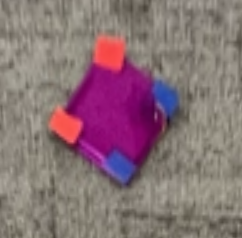
#> input picture corner_detection/warped_images/northwest.png, 242 x 238 px, found by its file name
$ python video_stream_crop.py
#> lines starting #> are read from the running program, lines starting #| are printed output that depends on the picture; pictures that were not available may be replaced by others from this repository, and a replacement may not be noted
### image_flattening/warp.py
import cv2
import numpy as np

WIDTH = 1200
HEIGHT = 1200

def read_matrix():
    return np.loadtxt("matrix.txt", dtype = float)

# PARAMETRIZE THIS: READ INTO VIDEO_STREAM_CROP
def warp(source, width, height):
    source = cv2.resize(source, (width, height), interpolation = cv2.INTER_AREA)
    matrix = read_matrix()
    return cv2.warpPerspective(source, np.array(matrix), (width, height))

src = cv2.imread('northwest.PNG')
#> src is the input picture: shape (238, 242, 3); mean B, G, R 118.5, 113.2, 137.4
warped_image = warp(src, WIDTH, HEIGHT)
#> in warp, `return cv2.warpPerspective(source, np.array(matrix), (width, height))`:
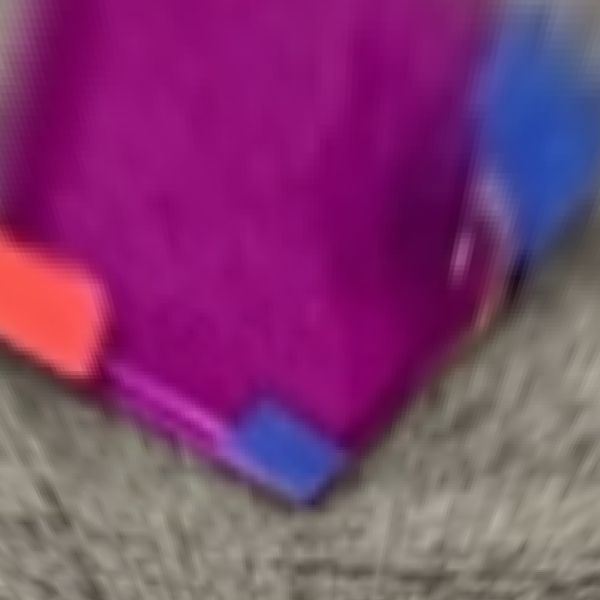
#> returned value: shape (1200, 1200, 3) (shown at 1/2 size); mean of channels 0, 1, 2 112.9, 60.8, 127.4; drawn as B, G, R
cv2.imshow("Warped Image", warped_image)
cv2.waitKey(0)
cv2.destroyAllWindows()
cv2.imwrite('warped_northwest.png', warped_image)

### image_flattening/video_stream_crop.py
import datetime
import os
import cv2
from warp import warp
import time

# Takes a 'video_path' to a video, warps it by the homography matrix specified in 'warp.py', then
# writes it to a valid 'output_path'.

countFolder = 0

def process_battlefield_to_video(video_path, output_path):
    # Open the video file
    cap = cv2.VideoCapture(video_path)

    if not cap.isOpened():
        print("Error opening video file")
        return

    # Get the video properties
    fps = int(cap.get(cv2.CAP_PROP_FPS))
    frame_width = int(cap.get(cv2.CAP_PROP_FRAME_WIDTH))
    frame_height = int(cap.get(cv2.CAP_PROP_FRAME_HEIGHT))

    # Create a VideoWriter object to save the output video
    fourcc = cv2.VideoWriter_fourcc(*'mp4v')  # Codec for mp4
    out = cv2.VideoWriter(output_path, fourcc, fps, (600, 600))  # Output size is 600x600

    # Iterate through the video frames
    while True:
        # ret: True if cap.read() successfully reads a frame, False otherwise
        ret, frame = cap.read()

        if not ret:
            break  # End of video

        # Apply the warp function to the frame
        warped_frame = warp(frame, 600, 600)

        # Write the warped frame to the output video
        out.write(warped_frame)

    # Release video objects
    cap.release()
    out.release()

# Takes a 'video_path' to a video, warps it by the homography matrix specified in 'warp.py', then
# writes it to a valid output folder. Records at 'fps' frames per second (roughly), so as to not
# save thousands of images from a single match.
def process_battlefield_to_images(video_path, target_fps=0):
    # Open the video file
#> called with video_path = 'test.mp4', target_fps = 10
    cap = cv2.VideoCapture(video_path)

    if not cap.isOpened():
        print("Error opening video file")
        return

    fps = int(cap.get(cv2.CAP_PROP_FPS))
    if target_fps > 0 and target_fps < fps:
        coeff = fps // target_fps
    else:
        coeff = 1
    myDirectory = os.path.join(os.getcwd(), 'image_flattening')
    # CREATE A NEW FOLDER BASED ON THE PREVIOUS FOLDER COUNT
    global countFolder, imgList
    while os.path.exists(os.path.join(myDirectory,f'IMG{str(countFolder)}')):
        countFolder += 1
    newPath = myDirectory +"/IMG"+str(countFolder)
    os.makedirs(newPath)
    # Iterate through the video frames
    i = 0
    while True:
        # ret: True if cap.read() successfully reads a frame, False otherwise
        # should automatically increment through the video, moving to the next frame every time is
        # called
        ret, frame = cap.read()
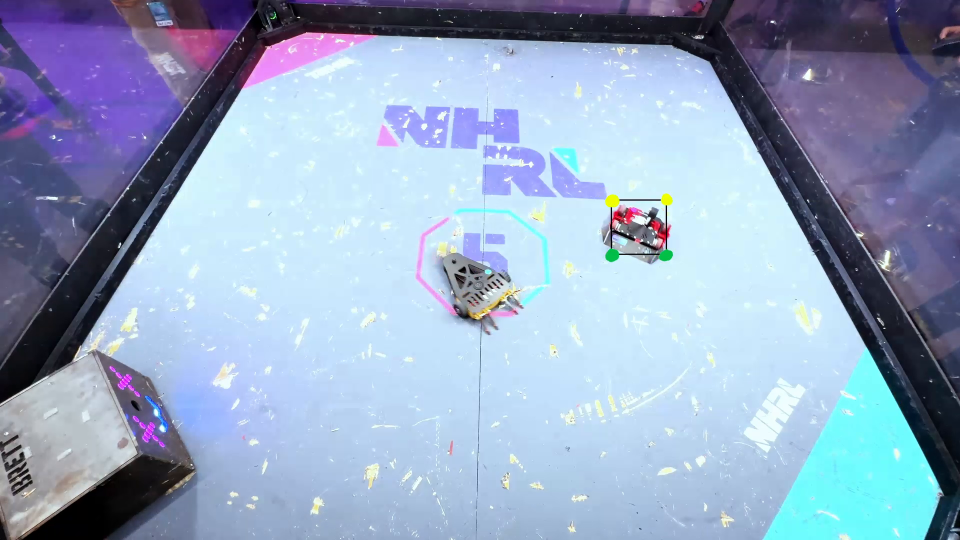
#> input picture frame 10 of test_video.mov, 1920 x 1080 px, given in place of test.mp4, which was not available (shown at 1/2 size)
#> frame is the input picture: shape (1080, 1920, 3); mean B, G, R 193, 165.7, 148.1
        if not ret:
            break
        if i % coeff == 0:
            # Apply the warp function to the frame
            warped_frame = warp(frame, 600, 600)
#> call 2 of warp, with width = 600, height = 600
#> in warp (call 2), `source = cv2.resize(source, (width, height), interpolation = cv2.INTER..`:
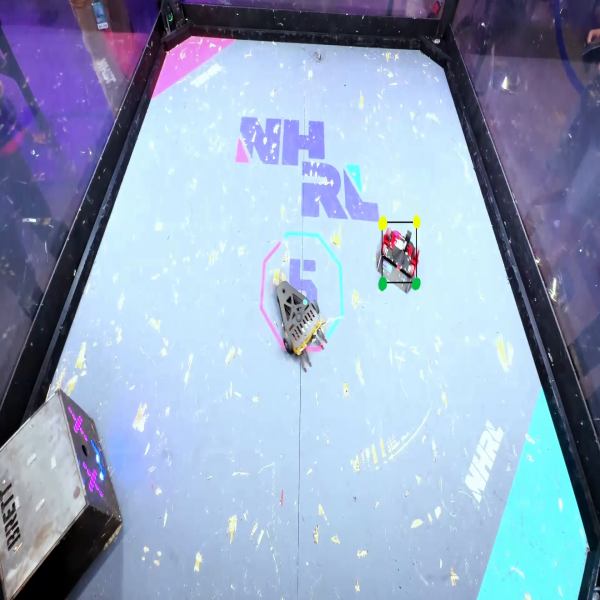
#> source: shape (600, 600, 3); mean of channels 0, 1, 2 193, 165.7, 148.1; drawn as B, G, R
#> in warp (call 2), `return cv2.warpPerspective(source, np.array(matrix), (width, height))`:
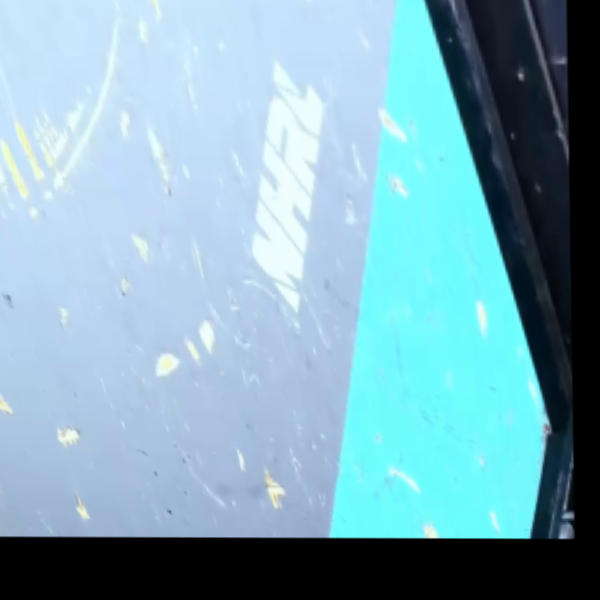
#> returned value: shape (600, 600, 3); mean of channels 0, 1, 2 185.2, 170.1, 128; drawn as B, G, R
            time = datetime.datetime.now()
            timestamp = str(time.timestamp()).replace('.', '')
            #print("timestamp =", timestamp)
            fileName = os.path.join(newPath,f'Image_{timestamp}.jpg')
            cv2.imwrite(fileName, warped_frame)
            #imgList.append(fileName)


            # Save the warped frame to our output folder
        i += 1


# Provide the path to your input video and output video
video_path = "test.mp4"
output_path = "warped_battlefield.mp4"
process_battlefield_to_images("test.mp4", 10)

# Record start time
print("Starting warp:")
start_time = time.time()
# Process the video
# warp_test(video_path)
# Record end time
end_time = time.time()
# Calculate the duration
execution_time = end_time - start_time
print(f"Execution time: {execution_time:.6f} seconds")
